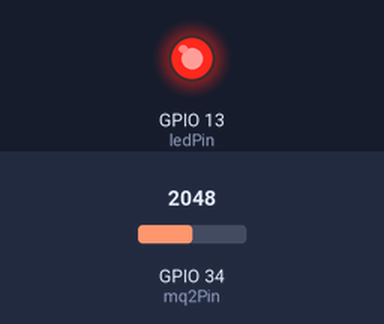
This program was run on a simulated ESP32. On the bench: output pins drawn as LEDs (lit = HIGH). The inputs (shaded band) are chosen by the test bench; at power-on: GPIO 34 (mq2Pin) = 2048. What the program prints to the serial monitor is not drawn.

Above: at 1.8 s.
1.9 s: GPIO 34 (mq2Pin) set to 948
3.4 s: GPIO 34 (mq2Pin) set to 890
At 5.1 s:
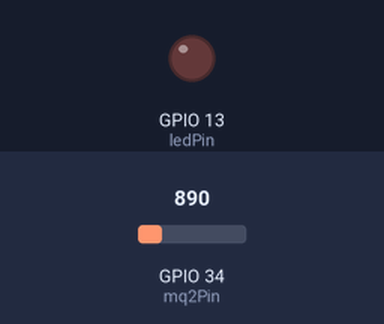
5.5 s: GPIO 34 (mq2Pin) set to 1040
At 6.8 s:
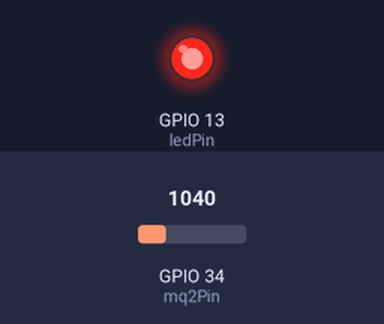
7.5 s: GPIO 34 (mq2Pin) set to 491
At 8.4 s:
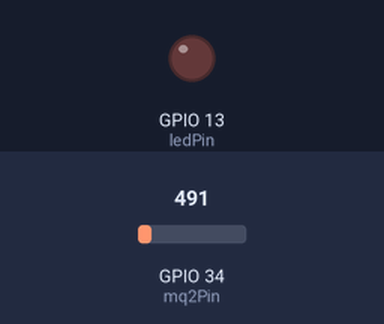
Timing chart, 0 to 10.5 s (numbered marks = the images above; inputs shaded):
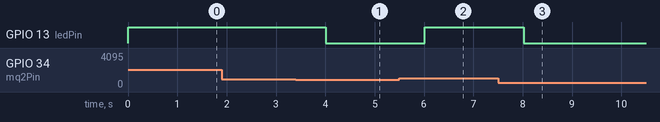

The program:

main.cpp
```cpp
#include <Arduino.h>

const int mq2Pin = 34;        // Pin analógico para MQ-2
const int ledPin = 13;         // Pin digital para el LED de alerta
const int umbralPPM = 1000;   // Límite de CO2 simulado

// Función para leer el voltaje del sensor
float leerVoltajeSensor() {
  int lectura = analogRead(mq2Pin);
  return lectura * (3.3 / 4095.0);  // Convierte lectura ADC a voltaje
}

// Simula conversión a ppm (partes por millón)
int convertirVoltajeACo2ppm(float voltaje) {
  int mV = voltaje * 1000;
  int ppm = map(mV, 400, 3000, 400, 5000);  // Simula nivel de CO2
  return constrain(ppm, 400, 5000);         // Limita valores
}

void setup() {
  Serial.begin(115200);
  pinMode(mq2Pin, INPUT);
  pinMode(ledPin, OUTPUT);
  digitalWrite(ledPin, LOW);
}

void loop() {
  float voltaje = leerVoltajeSensor();
  int co2ppm = convertirVoltajeACo2ppm(voltaje);

  Serial.print("Voltaje leído: ");
  Serial.print(voltaje, 2);
  Serial.print(" V | CO2 simulado: ");
  Serial.print(co2ppm);
  Serial.print(" ppm");

  if (co2ppm > umbralPPM) {
    Serial.println(" ⚠️ ¡ALERTA! Alta concentración de CO₂");
    digitalWrite(ledPin, HIGH);  // Enciende LED de alerta
  } else {
    Serial.println(" ✅ Aire aceptable");
    digitalWrite(ledPin, LOW);   // Apaga LED
  }

  delay(1000);
}
```

Measured:
- the behaviour switches between 919 and 918 on GPIO 34 (mq2Pin) (found by bisection; images 0 and 1)
- after the input at 1.9 s, every drawn part: stays the same
- after the input at 3.4 s, GPIO 13 (ledPin): HIGH → LOW after 0.61 s
- after the input at 5.5 s, GPIO 13 (ledPin): LOW → HIGH after 0.52 s
- after the input at 7.5 s, GPIO 13 (ledPin): HIGH → LOW after 0.52 s
